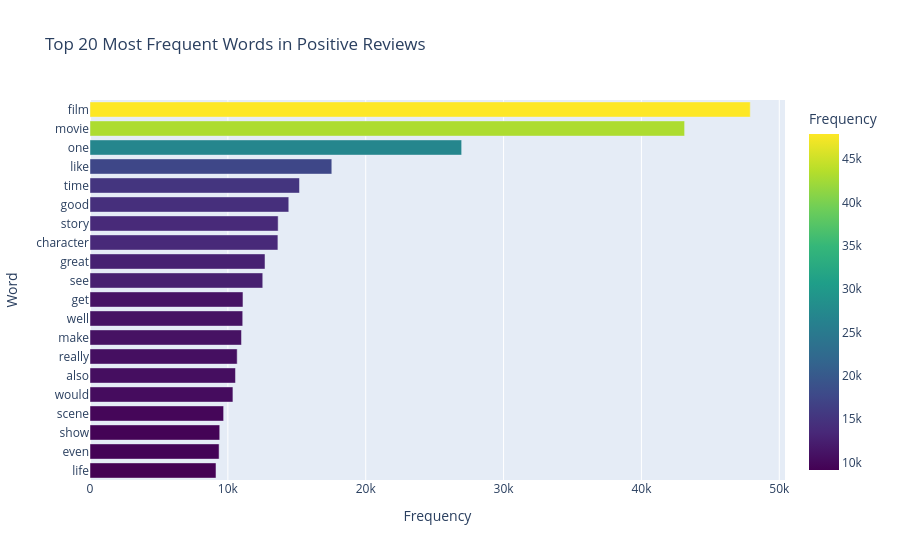

This figure's notebook cell:
### Markdown cell above
## Visualization 5 — Top 20 Most Frequent Words

### Code cell
# Top 20 Positive Words
from collections import Counter

positive_tokens = []
for tokens in df[df["sentiment"]=="positive"]["tokens"]:
    positive_tokens.extend(tokens)

top_positive = pd.DataFrame(
    Counter(positive_tokens).most_common(20),
    columns=["Word","Frequency"]
).sort_values("Frequency")

fig = px.bar(
    top_positive,
    x="Frequency",
    y="Word",
    orientation="h",
    color="Frequency",
    color_continuous_scale="Viridis",
    title="Top 20 Most Frequent Words in Positive Reviews"
)

fig.show()

### Figure 1 — Plotly figure (JSON) as saved in the notebook; plotly's stock layout.template omitted (floating-point values rounded to 4 significant figures)
{"data": [{"hovertemplate": "Frequency=%{marker.color}<br>Word=%{y}<extra></extra>", "legendgroup": "", "marker": {"color": [9139, 9365, 9411, 9693, 10368, 10553, 10676, 10988, 11079, 11096, 12532, 12694, 13630, 13648, 14419, 15197, 17541, 26959, 43133, 47894], "coloraxis": "coloraxis", "pattern": {"shape": ""}}, "name": "", "orientation": "h", "showlegend": false, "textposition": "auto", "type": "bar", "x": [9139, 9365, 9411, 9693, 10368, 10553, 10676, 10988, 11079, 11096, 12532, 12694, 13630, 13648, 14419, 15197, 17541, 26959, 43133, 47894], "xaxis": "x", "y": ["life", "even", "show", "scene", "would", "also", "really", "make", "well", "get", "see", "great", "character", "story", "good", "time", "like", "one", "movie", "film"], "yaxis": "y"}], "layout": {"barmode": "relative", "coloraxis": {"colorbar": {"title": {"text": "Frequency"}}, "colorscale": [[0, "#440154"], [0.1111, "#482878"], [0.2222, "#3e4989"], [0.3333, "#31688e"], [0.4444, "#26828e"], [0.5556, "#1f9e89"], [0.6667, "#35b779"], [0.7778, "#6ece58"], [0.8889, "#b5de2b"], [1, "#fde725"]]}, "legend": {"tracegroupgap": 0}, "title": {"text": "Top 20 Most Frequent Words in Positive Reviews"}, "xaxis": {"anchor": "y", "domain": [0, 1], "title": {"text": "Frequency"}}, "yaxis": {"anchor": "x", "domain": [0, 1], "title": {"text": "Word"}}}}
